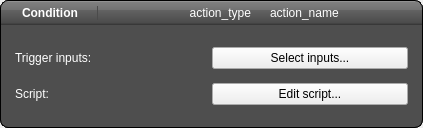
<?xml version="1.0" encoding="UTF-8"?>
<ui version="4.0">
 <class>FormConditionScript</class>
 <widget class="QWidget" name="FormConditionScript">
  <property name="geometry">
   <rect>
    <x>0</x>
    <y>0</y>
    <width>423</width>
    <height>128</height>
   </rect>
  </property>
  <property name="windowTitle">
   <string>Form</string>
  </property>
  <property name="styleSheet">
   <string notr="true">#frameHeader
{
	background: qlineargradient(x1: 0, y1: 0, x2: 0, y2: 1, stop: 0 #a6a6a6, stop: 0.08 #7f7f7f, stop: 0.39999 #717171, stop: 0.4 #626262, stop: 0.9 #4c4c4c, stop: 1 #333333);
	padding: 5px;
	border: 1px solid black;
	border-top-left-radius: 8px;
	border-top-right-radius: 8px;
	border-bottom: none;
}
#FormConditionScript
{
	border: 1px solid black;
	border-radius: 8px;
}
#FormConditionScript QLabel
{
	color: white;
}
#frameHeader #labelTitle
{
	font-weight: bold;
	padding-right: 15px;
	border: 1px solid rgb(75, 75, 75);
	border-top: none;
	border-bottom: none;
	border-left: none;
}
#frameContent
{
	background-color: rgb(78, 78, 78);
	padding: 5px;
	border: 1px solid black;
	border-top: none;
	border-bottom-right-radius: 8px;
	border-bottom-left-radius: 8px;
}
#frameContent .buttonStyled
{
	color: #333;
	border: 2px solid #555;
	border-radius: 11px;
	padding: 5px;
	background: qradialgradient(cx: 0.3, cy: -0.4, fx: 0.3, fy: -0.4, radius: 1.35, stop: 0 #fff, stop: 1 #888);
	min-width: 80px;
}
#frameContent .buttonStyled:hover
{
	background: qradialgradient(cx: 0.3, cy: -0.4, fx: 0.3, fy: -0.4, radius: 1.35, stop: 0 #fff, stop: 1 #bbb);
}
#frameContent .buttonStyled:pressed
{
	background: qradialgradient(cx: 0.4, cy: -0.1, fx: 0.4, fy: -0.1, radius: 1.35, stop: 0 #fff, stop: 1 #ddd);
}
#frameContent QComboBox
{
	border: none;
	background: rgb(120, 120, 120);
	padding: 3px;
}
#frameContent QComboBox:hover
{
	background: rgb(170, 170, 170);
}
#frameContent QComboBox::drop-down
{
	border: none;

	subcontrol-origin: padding;
    subcontrol-position: top right;
    width: 18px;

    border-left-width: 1px;
    border-left-color: darkgray;
    border-left-style: solid;
    border-top-right-radius: 3px;
    border-bottom-right-radius: 3px;
}
#frameContent QComboBox::down-arrow
{
	image: url(:/img/1downarrow.png);
}</string>
  </property>
  <layout class="QVBoxLayout" name="verticalLayout_2">
   <property name="spacing">
    <number>0</number>
   </property>
   <property name="leftMargin">
    <number>0</number>
   </property>
   <property name="topMargin">
    <number>0</number>
   </property>
   <property name="rightMargin">
    <number>0</number>
   </property>
   <property name="bottomMargin">
    <number>0</number>
   </property>
   <item>
    <widget class="QFrame" name="frameHeader">
     <property name="frameShape">
      <enum>QFrame::NoFrame</enum>
     </property>
     <property name="frameShadow">
      <enum>QFrame::Plain</enum>
     </property>
     <layout class="QHBoxLayout" name="horizontalLayout_4">
      <property name="leftMargin">
       <number>0</number>
      </property>
      <property name="topMargin">
       <number>0</number>
      </property>
      <property name="rightMargin">
       <number>0</number>
      </property>
      <property name="bottomMargin">
       <number>0</number>
      </property>
      <item>
       <layout class="QHBoxLayout" name="horizontalLayout">
        <item>
         <widget class="QLabel" name="label_2">
          <property name="sizePolicy">
           <sizepolicy hsizetype="Maximum" vsizetype="Preferred">
            <horstretch>0</horstretch>
            <verstretch>0</verstretch>
           </sizepolicy>
          </property>
          <property name="text">
           <string/>
          </property>
          <property name="pixmap">
           <pixmap resource="resources.qrc">:/img/icon_rule_script.png</pixmap>
          </property>
         </widget>
        </item>
        <item>
         <widget class="QLabel" name="labelTitle">
          <property name="sizePolicy">
           <sizepolicy hsizetype="Maximum" vsizetype="Preferred">
            <horstretch>0</horstretch>
            <verstretch>0</verstretch>
           </sizepolicy>
          </property>
          <property name="text">
           <string>Condition</string>
          </property>
         </widget>
        </item>
        <item>
         <widget class="QLabel" name="labelRuleType">
          <property name="text">
           <string>action_type</string>
          </property>
          <property name="alignment">
           <set>Qt::AlignRight|Qt::AlignTrailing|Qt::AlignVCenter</set>
          </property>
         </widget>
        </item>
        <item>
         <widget class="QLabel" name="label">
          <property name="sizePolicy">
           <sizepolicy hsizetype="Maximum" vsizetype="Preferred">
            <horstretch>0</horstretch>
            <verstretch>0</verstretch>
           </sizepolicy>
          </property>
          <property name="pixmap">
           <pixmap resource="resources.qrc">:/img/1rightarrow.png</pixmap>
          </property>
         </widget>
        </item>
        <item>
         <widget class="QLabel" name="labelRuleName">
          <property name="text">
           <string>action_name</string>
          </property>
         </widget>
        </item>
       </layout>
      </item>
     </layout>
    </widget>
   </item>
   <item>
    <widget class="QFrame" name="frameContent">
     <property name="sizePolicy">
      <sizepolicy hsizetype="Preferred" vsizetype="MinimumExpanding">
       <horstretch>0</horstretch>
       <verstretch>0</verstretch>
      </sizepolicy>
     </property>
     <property name="frameShape">
      <enum>QFrame::StyledPanel</enum>
     </property>
     <property name="frameShadow">
      <enum>QFrame::Raised</enum>
     </property>
     <layout class="QHBoxLayout" name="horizontalLayout_5">
      <item>
       <layout class="QGridLayout" name="gridLayout">
        <property name="horizontalSpacing">
         <number>0</number>
        </property>
        <item row="1" column="1">
         <widget class="QPushButton" name="btEditScript">
          <property name="text">
           <string>Edit script...</string>
          </property>
          <property name="class" stdset="0">
           <string>buttonStyled</string>
          </property>
         </widget>
        </item>
        <item row="1" column="0">
         <widget class="QLabel" name="label_13">
          <property name="text">
           <string>Script:</string>
          </property>
         </widget>
        </item>
        <item row="0" column="0">
         <widget class="QLabel" name="label_3">
          <property name="text">
           <string>Trigger inputs:</string>
          </property>
         </widget>
        </item>
        <item row="0" column="1">
         <widget class="QPushButton" name="btEditInput">
          <property name="text">
           <string>Select inputs...</string>
          </property>
          <property name="class" stdset="0">
           <string>buttonStyled</string>
          </property>
         </widget>
        </item>
       </layout>
      </item>
     </layout>
    </widget>
   </item>
  </layout>
 </widget>
 <resources>
  <include location="resources.qrc"/>
 </resources>
 <connections/>
</ui>
